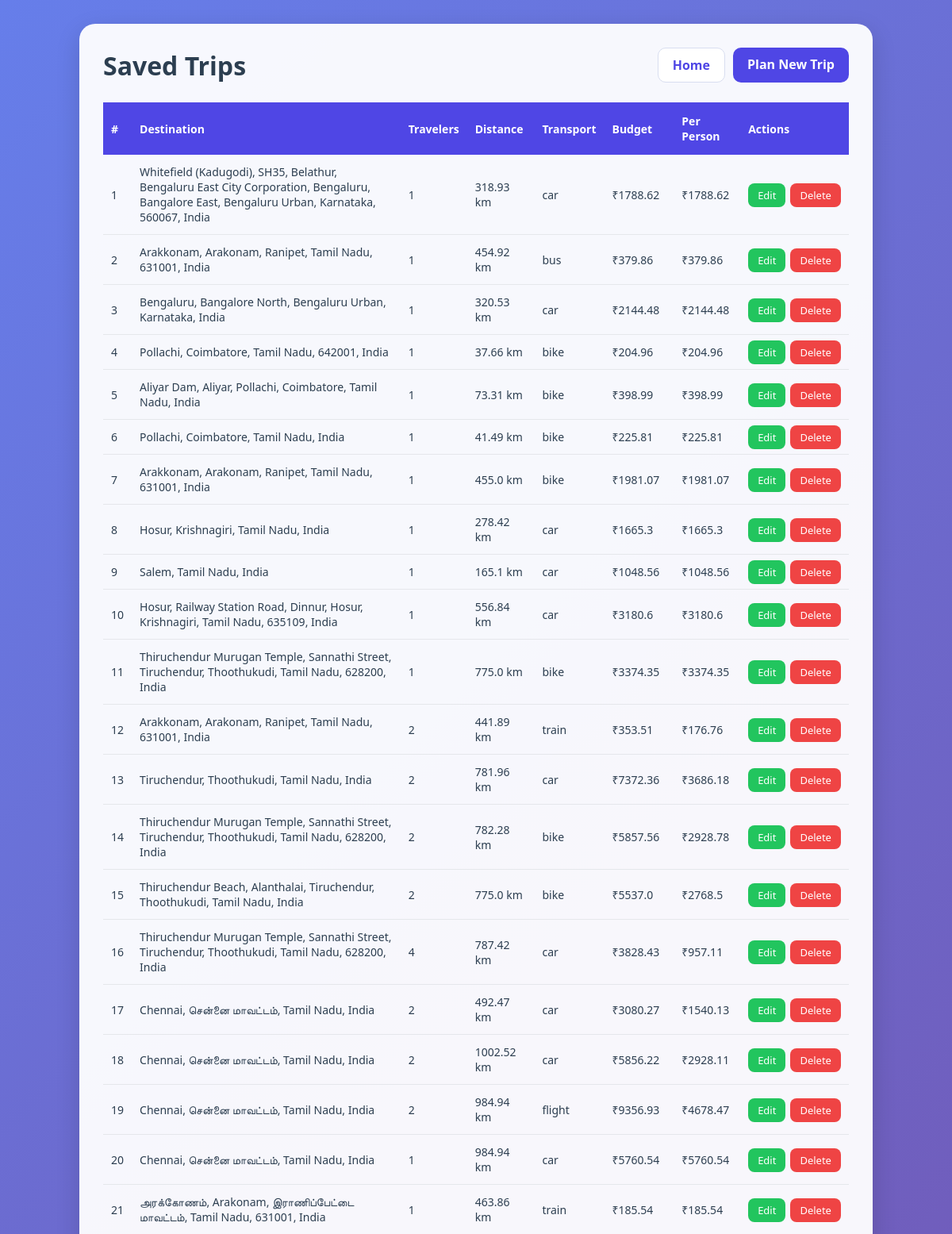
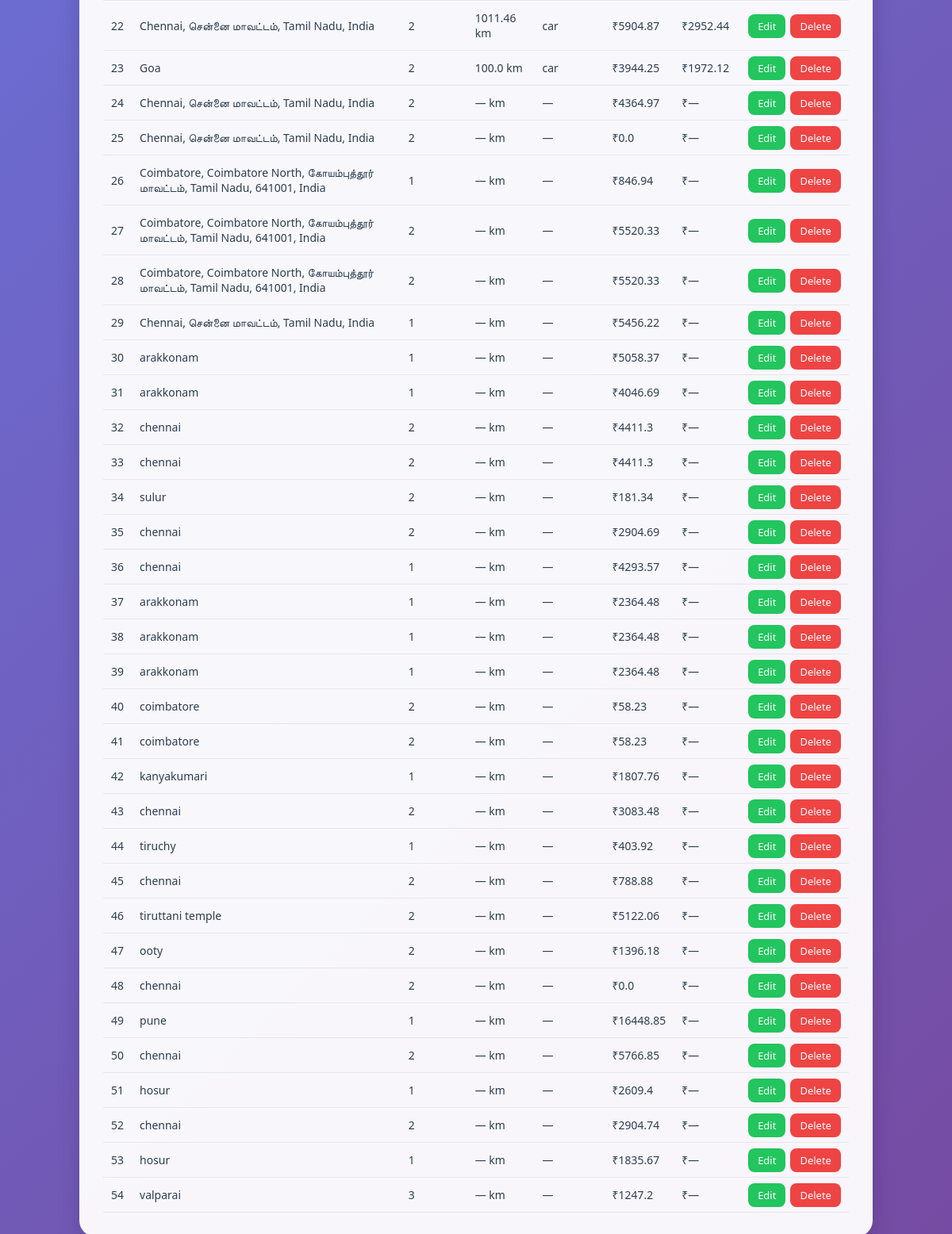
The page /trips on the database as committed earlier (2 pictures, top to bottom).
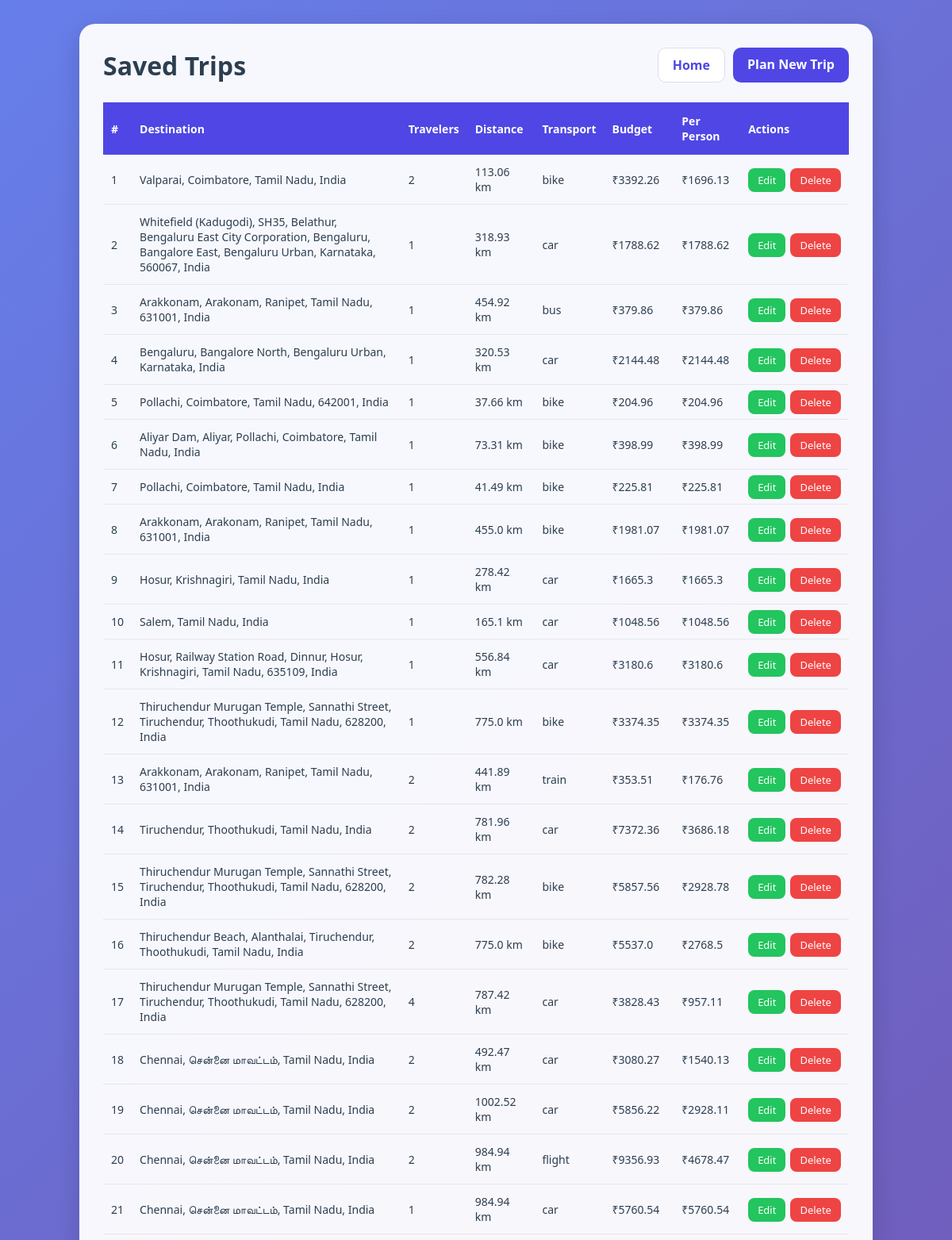
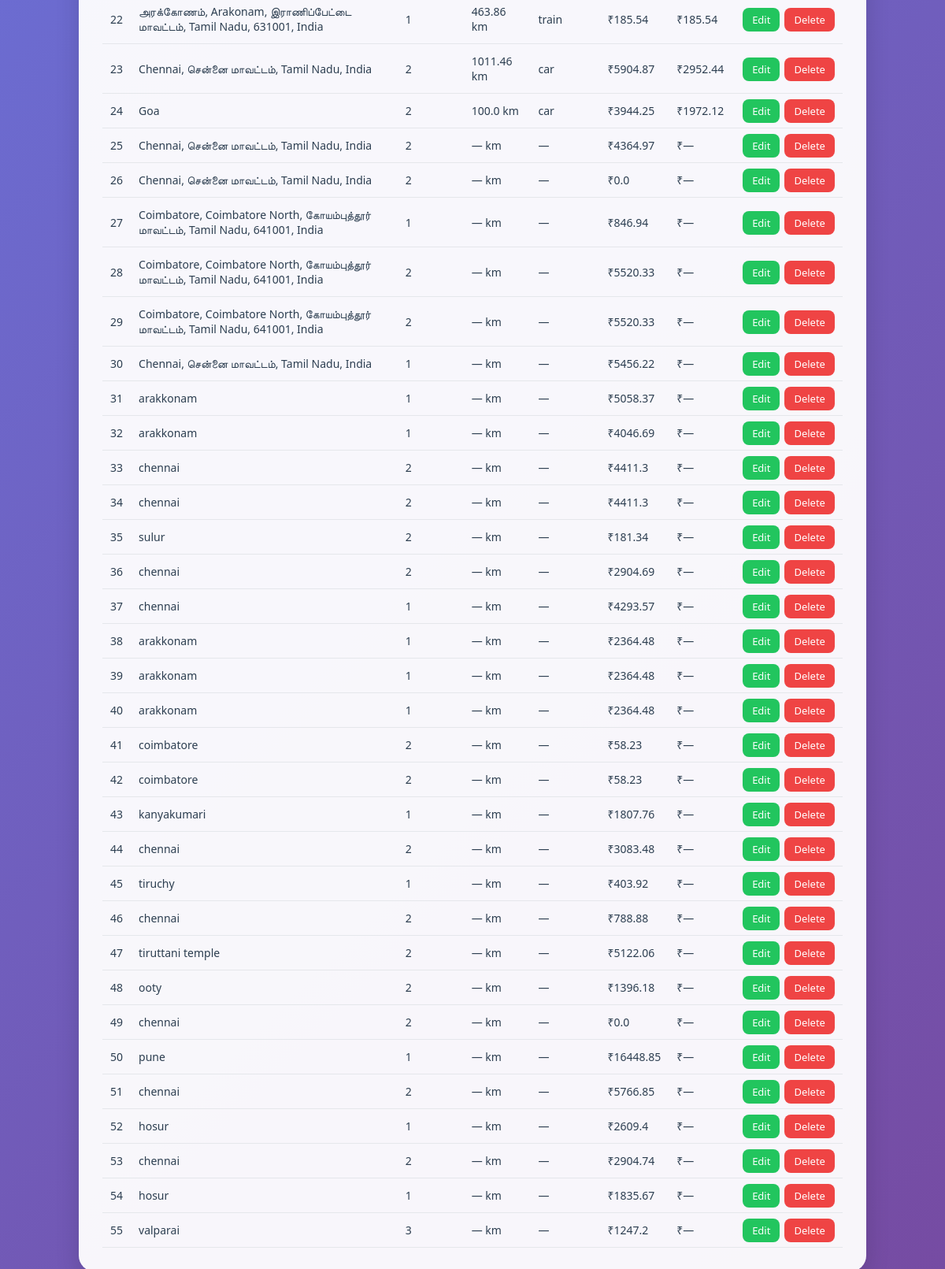
The same page on the database as committed later (2 pictures, top to bottom).
### tables this page shows
CREATE TABLE trips (
            id INTEGER PRIMARY KEY AUTOINCREMENT,
            destination TEXT,
            travelers INTEGER,
            total_distance REAL,
            transport_mode TEXT,
            transport_cost REAL,
            fuel_type TEXT,
            fuel_price REAL,
            fuel_cost REAL,
            food_cost REAL,
            room_cost REAL,
            toll_charges REAL,
            parking_fee REAL,
            vehicle_type TEXT,
            vehicle_rental_cost REAL,
            places_fee_total REAL,
            total_budget REAL,
            cost_per_person REAL
        );

### app.py (the view)
@app.route("/trips")
def trips():
    conn = get_db()
    rows = conn.execute(
        "SELECT * FROM trips ORDER BY id DESC"
    ).fetchall()
    conn.close()
    return render_template("trips.html", trips=rows)

### app.py (called while the page is built)
def get_db():
    conn = sqlite3.connect("travel_budget.db")
    conn.row_factory = sqlite3.Row
    return conn

### templates/trips.html (shortened to what this page needs)
<!DOCTYPE html>
<html lang="en">
<head>
    <link rel="stylesheet" href="{{ url_for('static', filename='style.css') }}">
    <link rel="stylesheet" href="{{ url_for('static', filename='trip.css') }}">
</head>
<body>
<div class="container">
  <div class="top-bar">
    <h1>Saved Trips</h1>
    <div class="trip-nav"><a href="/" class="home-btn">Home</a><a href="/planner" class="back-btn">Plan New Trip</a></div>
  </div>
  {% if trips %}
  <table>
    <thead><tr><th>#</th><th>Destination</th><th>Travelers</th><th>Distance</th><th>Transport</th><th>Budget</th><th>Per Person</th><th>Actions</th></tr></thead>
    <tbody>
    {% for trip in trips %}
      <tr>
        <td data-label="#">{{ loop.index }}</td><td data-label="Destination">{{ trip['destination'] }}</td><td data-label="Travelers">{{ trip['travelers'] }}</td><td data-label="Distance">{{ trip['total_distance'] or '—' }} km</td><td data-label="Transport">{{ trip['transport_mode'] or '—' }}</td><td data-label="Budget">₹{{ trip['total_budget'] }}</td><td data-label="Per Person">₹{{ trip['cost_per_person'] or '—' }}</td>
        <td class="actions" data-label="Actions"><a href="/edit/{{ trip['id'] }}" class="edit-btn">Edit</a><a href="/delete/{{ trip['id'] }}" class="delete-btn" onclick="return confirm('Delete this trip?')">Delete</a></td>
      </tr>
    {% endfor %}
    </tbody>
  </table>
  {% else %}
    <div class="empty">No trips saved yet. <a href="/">Start planning from the home page.</a></div>
  {% endif %}
</div>
</body>
</html>

### static/style.css (style rules this page uses)
* { margin: 0; padding: 0; box-sizing: border-box; }
body { font-family: 'Segoe UI', Tahoma, sans-serif; background: linear-gradient(135deg, #667eea, #764ba2); min-height: 100vh; padding: 30px; color: #2c3e50; }
.container { max-width: 1000px; margin: auto; background: rgba(255, 255, 255, 0.92); padding: 30px; border-radius: 20px; box-shadow: 0 10px 30px rgba(0, 0, 0, 0.15); }
.top-bar { position: relative; display: flex; justify-content: space-between; align-items: center; margin-bottom: 25px; flex-wrap: wrap; gap: 15px; }
h1 { color: #2c3e50; }
.saved-trips-btn, .back-btn { display: inline-block; text-decoration: none; background: #ff6b00; color: white; padding: 10px 18px; border-radius: 10px; font-weight: 600; }
.back-btn { background: #4f46e5; }

### static/trip.css (style rules this page uses)
body { background: linear-gradient(135deg, #667eea, #764ba2); }
.container { background: rgba(255, 255, 255, .95); }
.trip-nav { display: flex; gap: 10px; flex-wrap: wrap; }
.home-btn { display: inline-block; padding: 10px 18px; border-radius: 10px; background: #fff; border: 1px solid #d8def0; color: #4f46e5; text-decoration: none; font-weight: 600; }
table { width: 100%; border-collapse: collapse; margin-top: 20px; }
th { background: #4f46e5; color: #fff; padding: 14px 10px; text-align: left; font-size: 14px; }
td { padding: 12px 10px; border-bottom: 1px solid #e5e7eb; font-size: 14px; }
.actions { white-space: nowrap; }
.edit-btn, .delete-btn { color: #fff; padding: 6px 12px; border-radius: 8px; text-decoration: none; font-size: 13px; }
.edit-btn { background: #22c55e; margin-right: 6px; }
.delete-btn { background: #ef4444; }

Rows that differ between the two databases and show on the page:
added trips: destination "Valparai, Coimbatore, Tamil Nadu, India", travelers "2", total_distance "113.06", transport_mode "bike", total_budget "3392.26", cost_per_person "1696.13"
